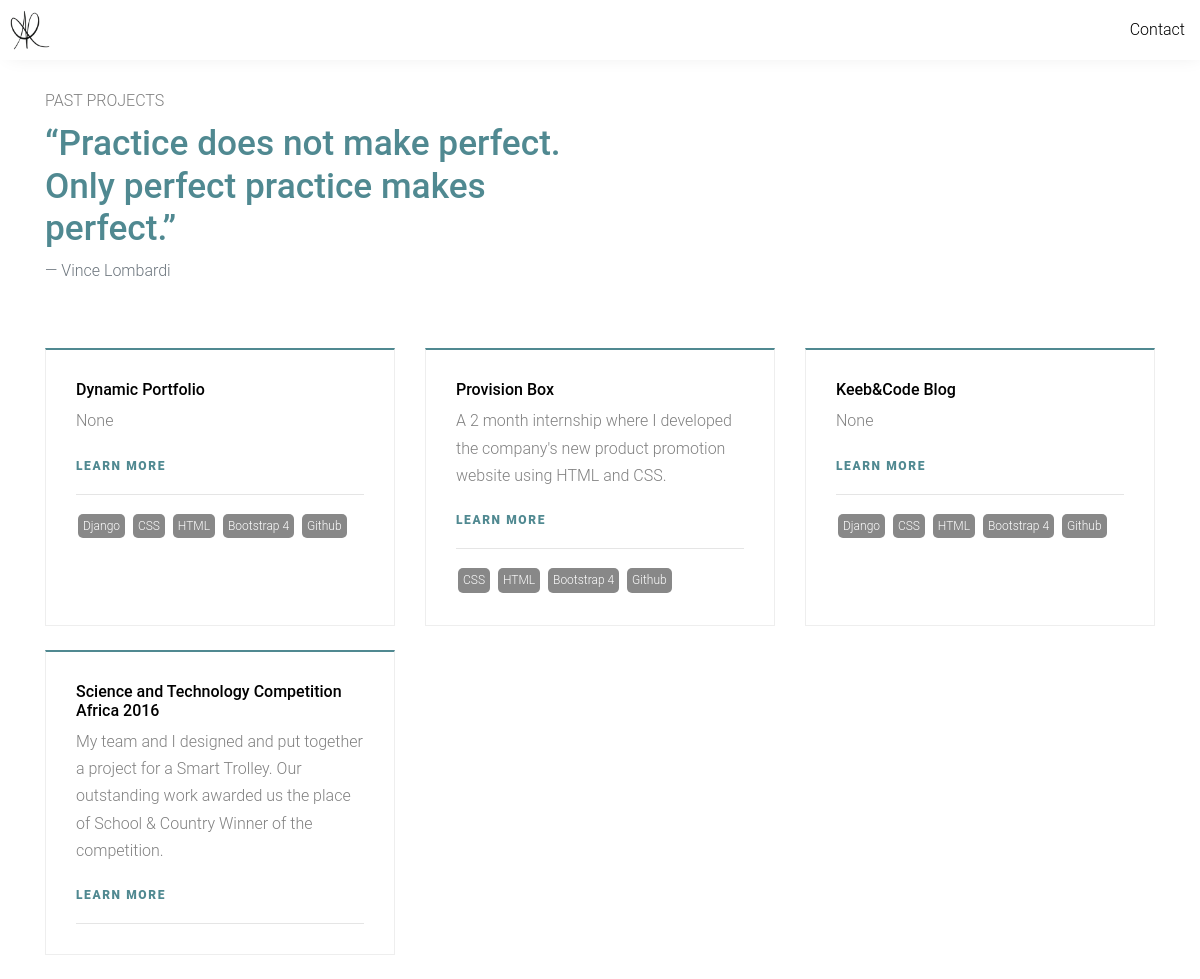
/projects/, run on the app's committed database.
### base/models.py (models this page shows, shortened)
class Project(models.Model):
    title = models.CharField(max_length=150)
    projectResume = models.CharField(null=True, blank=True, max_length=1000)
    body = RichTextUploadingField(null=True, blank=True)
    date = models.DateField(null=True, blank=True)
    active = models.BooleanField(default=False)
    featured = models.BooleanField(default=False)
    tags = models.ManyToManyField(Tag, null=True, blank=True)
    slug = models.SlugField(null=True, blank=True)

class Tag(models.Model):
    name = models.CharField(max_length=200)
    def __str__(self):
        return self.name

### base/views.py (the view)
# urls.py: path('projects/', projects_view, name="projects"),
def projects_view(request):
    projects = Project.objects.filter(active=True).order_by('-date')
    page = request.GET.get('page')
    paginator = Paginator(projects, 6)
    try:
        projects = paginator.page(page)
    except PageNotAnInteger:
        projects = paginator.page(1)
    except EmptyPage:
        projects = paginator.page(paginator.num_pages)
    context = {
        'projects': projects
    }
    return render(request, 'projects.html', context)

### base/templates/projects.html (shortened to what this page needs)
{% extends 'base.html' %}
{% load static %}
{% block content %}
<div class="container">
    <br>
    <div class="row mb-5">
        <div class="col-lg-6 section-title">
            <span class="sub-title mb-2 d-block">PAST PROJECTS</span>
            <blockquote class="blockquote">
                <h2 class="title text-primary">“Practice does not make perfect. Only perfect practice makes perfect.”</h2>
                <footer class="blockquote-footer">Vince Lombardi</footer>
            </blockquote>
        </div>
    </div>
    <div class="row">
        <div class="col-lg-12 ml-auto">
            <div class="row">
                {% for project in projects %}
                    <div class="col-md-6 col-lg-4 mb-4 mb-lg-4">
                        <div class="service h-100">
                            <h3>{{ project.title }}</h3>
                            <p>{{ project.projectResume }}</p>
                            <p><a href="{% url 'base:project_detail' project.slug %}" class="readmore">Learn more</a></p>
                            <hr>
                            {% for tag in project.tags.all %}
                                <span class="tag">{{tag}}</span>
                            {% endfor %}
                        </div>
                    </div>
                {% empty %}
                    <h3>No posts found...</h3>
                {% endfor %}
            </div>
        </div>
    </div>
</div>
{% endblock content %}

### templates/base.html (shortened to what this page needs)
{% load static %}
{% load i18n static %}
<!DOCTYPE html>
    {% get_current_language as LANGUAGE_CODE %}{% get_current_language_bidi as LANGUAGE_BIDI %}
    <html lang="{{ LANGUAGE_CODE|default:"en-us" }}" {% if LANGUAGE_BIDI %}dir="rtl"{% endif %}>
    <head>
        <link rel="stylesheet" href="https://cdnjs.cloudflare.com/ajax/libs/font-awesome/4.7.0/css/font-awesome.min.css">
        <link rel="stylesheet" href="https://maxcdn.bootstrapcdn.com/bootstrap/4.0.0/css/bootstrap.min.css">
        <link rel="stylesheet" href="{% static 'css/main.css' %}">
    </head>
    <body>
        {% include 'header.html' %}
        <main>
            <div id="container">
                <div id="content" class="{% block content_container_class %}{% endblock content_container_class %}">
                    {% block content %}{% endblock content %}
                </div>
            </div>
        </main>
        <link rel="stylesheet" href="{% static 'css/jquery.datetimepicker.min.css' %}">
    </body>
</html>

### templates/header.html (shortened to what this page needs)
{% load static %}
<header>
    <div class="nav-wrapper">
        <a href="{% url 'base:home' %}">
            <div class="header-wrapper">
                <img class="header-logo" src="{% static 'images/logo.png' %}" alt="">
            </div>
        </a>
        <ul id="navigation">
            <li><a href="{% url 'base:home' %}#contact">Contact</a></li>
        </ul>
    </div>
</header>

### static/css/main.css (style rules this page uses)
:root { --mainColor: #f6f6f6; --secondaryColor:#fff; --borderColor:#c1c1c1; --syntaxDark:#3e3d32; --identifier:#66d9ef; --class:#a6e22e; --parameters:#fd971f; --operator:#f92672; --text:#f8f8f2; --values:#e6db74; --mainText:black; --secondaryText:#4b5156; --buttonColor:black; --mainTeal:#508991; }
html, body { padding: 0; margin: 0; scroll-behavior: smooth; }
body * { transition: 0.3s; }
body { line-height: 1.7; color: gray; font-weight: 300; font-size: 1rem; font-family: "Roboto", -apple-system, BlinkMacSystemFont, "Segoe UI", Roboto, "Helvetica Neue", Arial, "Noto Sans", sans-serif, "Apple Color Emoji", "Segoe UI Emoji", "Segoe UI Symbol", "Noto Color Emoji"; }
a { text-decoration: none; color:var(--mainTeal); }
ul { list-style: none; }
h2 { font-size: 36px; }
h3 { font-size: 28px; }
.nav-wrapper { grid-area:nav-wrapper; box-shadow: 4px 0 20px -5px rgba(0, 0, 0, 0.1); display: flex; justify-content: space-between; align-items: center; background-color: var(--secondaryColor); }
#navigation a { color:var(--mainText); }
#navigation { margin:0; padding: 10px; }
#navigation li { display: inline-block; margin-right: 5px; margin-left:5px; }
.header-wrapper { display: flex; padding: 10px; }
.header-logo { width: 40px; height: 40px; }
.service { padding: 30px; background: #fff; border: 1px solid #eee; border-top: 2px solid #508991; -webkit-transition: .3s all ease-in-out; -o-transition: .3s all ease-in-out; transition: .3s all ease-in-out; position: relative; top: 0; }
.service h3 { font-size: 1rem; color: #000; }
.service *:last-child { margin-bottom: 0; }
.readmore { position: relative; padding-right: 20px; text-transform: uppercase; font-size: .75rem; letter-spacing: .1rem; font-weight: 900; -webkit-transition: .3s all ease; -o-transition: .3s all ease; transition: .3s all ease; }
.section-title .title { font-size: 2.2rem; }
.text-primary { color: var(--mainTeal)!important; }
.tag { display:inline-block; color:#fff; background-color: #888; border-radius: 5px; margin: 2px; padding: 2px 5px; font-size: 12px; }

### data on the page
Project: title "Dynamic Portfolio", projectResume "None"
Tag: name "Django"
Tag: name "CSS"
Tag: name "HTML"
Tag: name "Bootstrap 4"
Tag: name "Github"
Project: title "Provision Box", projectResume "A 2 month internship where I developed the company's new product promotion website using HTML and CSS."
Project: title "Keeb&Code Blog", projectResume "None"
Project: title "Science and Technology Competition Africa 2016", projectResume "My team and I designed and put together a project for a Smart Trolley. Our outstanding work awarded us the place of School & Country Winner of the competition."
